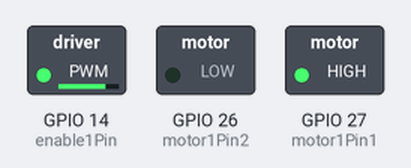
The sketch below on a simulated ESP32. Shown: switched loads named in the sketch (green lamp = pin HIGH).

Above: at 0.1 s.
At 8.1 s:
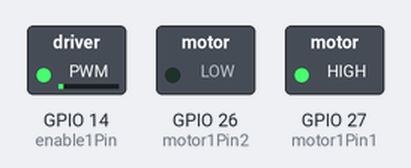
At 19.1 s:
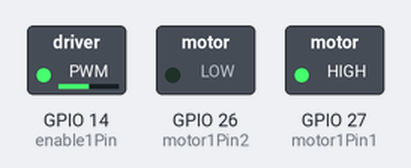
At 39.1 s:
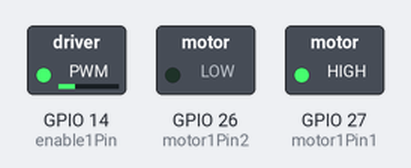
Timing chart, 0 to 40.0 s (numbered marks = the images above):
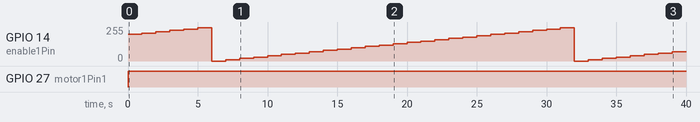

The sketch:

Servomotor_con_boton.ino
```cpp
// Definir los pines del motor
int motor1Pin1 = 27;
int motor1Pin2 = 26;
int enable1Pin = 14;

// Configurar las propiedades PWM
const int freq = 30000;
const int pwmChannel = 0;
const int resolution = 8;
int dutyCycle = 200;

void setup() {
  // Establecer los pines como salidas
  pinMode(motor1Pin1, OUTPUT);
  pinMode(motor1Pin2, OUTPUT);
  pinMode(enable1Pin, OUTPUT);

  // Configurar las funcionalidades PWM del LED
  ledcSetup(pwmChannel, freq, resolution);

  // Asociar el canal al GPIO para ser controlado por PWM
  ledcAttachPin(enable1Pin, pwmChannel);

  // Inicializar la comunicación serial a una velocidad de 115200 baudios
  Serial.begin(115200);
}

void loop() {
  // Aquí puedes agregar el código para controlar el motor usando PWM
  // por ejemplo:
  ledcWrite(pwmChannel, dutyCycle); // establece el ciclo de trabajo en dutyCycle
  digitalWrite(motor1Pin1, HIGH);  // establece el sentido de giro del motor
  digitalWrite(motor1Pin2, LOW);

  // Espera un segundo antes de cambiar la velocidad del motor
  delay(1000);

  // Incrementa el ciclo de trabajo en 10 unidades
  dutyCycle += 10;

  // Si el ciclo de trabajo llega a 255, vuelve a 0
  if (dutyCycle > 255) {
    dutyCycle = 0;
  }
}
```

Measured:
- by itself, GPIO 14 (enable1Pin): ramps from 0/255 to 249/255 and jumps back, once every 26.0 s
- by itself, GPIO 27 (motor1Pin1): LOW → HIGH at 0.00 s
